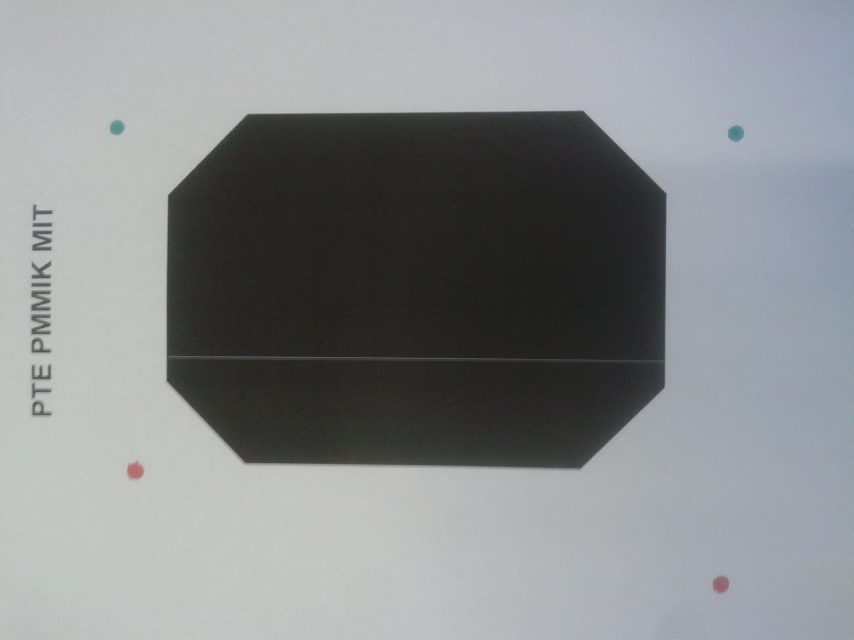
#> input picture imgproc/HF1/sample_f.jpg, 2560 x 1920 px (shown at 1/3 size)
$ python feladat2.py   (older library calls are emulated)
#> lines starting #> are read from the running program, lines starting #| are printed output that depends on the picture; after the words box and inside, x2 and y2 are one past the last pixel; in counts of white or black regions, pixels touching at a corner belong together
from PIL import Image
from scipy.ndimage import morphology
import matplotlib.pyplot as plt
import numpy as np

brightness = 30
contrast = 2.5

im_RGB = Image.open('sample_f.jpg')
#> im_RGB is the input picture: PIL image 2560x1920 RGB; mean R, G, B 136.8, 139.9, 141.3
im_gray = np.array(im_RGB.convert('L')) # szürkeárnyalatossá konvertálás
im_gray = np.uint8(np.maximum(0, np.minimum(255, contrast * im_gray + brightness))) # fényerő, kontraszt állításával kiemelem az alakzatot
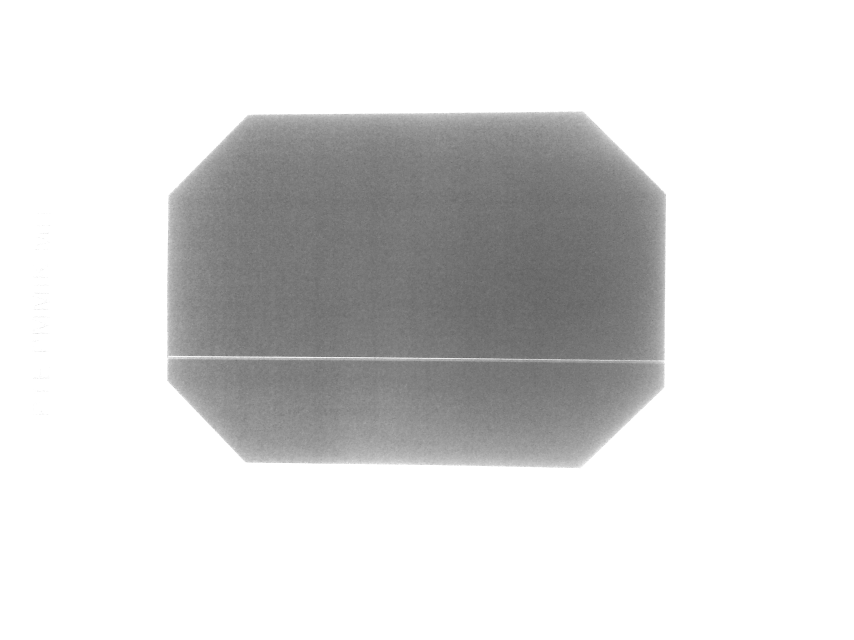
#> im_gray: shape (1920, 2560) (shown at 1/3 size); min 77, max 255, mean 219
plt.figure(), plt.xlabel('x'), plt.ylabel('y')
plt.hist(im_gray.flatten(), bins=10)

im_bin = 1 - (im_gray > 230) & (im_gray < 260) # hisztogram alapján küszöbérték állításával bináris kép létrehozása
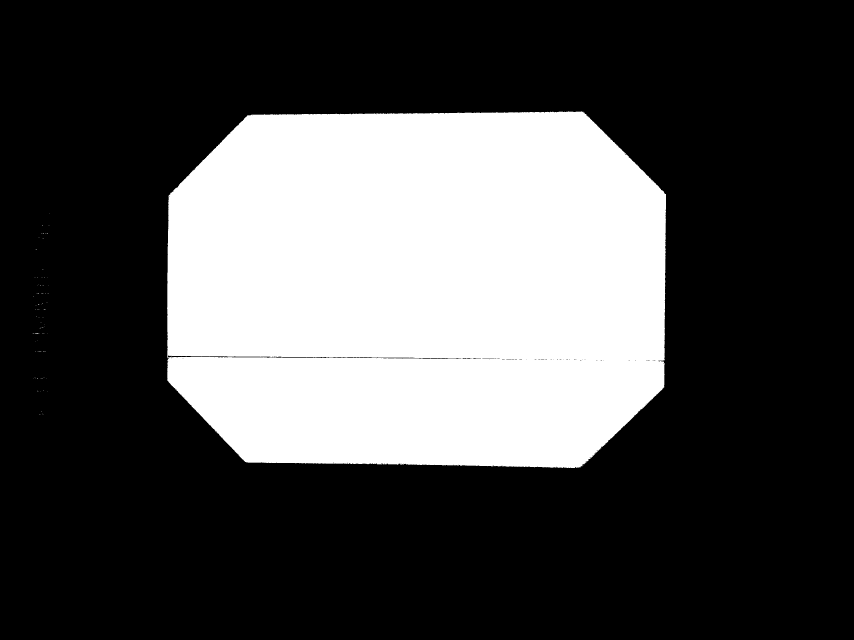
#> im_bin: shape (1920, 2560) int64 (shown at 1/3 size); values 0 (black) and 1 (white), 29.6% white; 82 white regions (81 under 20 px), largest, box (x1, y1, x2, y2) and area: (501, 334, 1998, 1404) 1453667
im_bin = morphology.binary_closing(im_bin, np.ones([5,5])) # alakzaton belüli pepper eltüntetése
#> im_bin: shape (1920, 2560) bool; 29.6% white; 63 white regions (61 under 20 px), largest, box (x1, y1, x2, y2) and area: (501, 334, 1998, 1404) 1456309, (98, 999, 120, 1001) 29
im_bin = morphology.binary_opening(im_bin, np.ones([5,5])) # alakzaton kívüli salt eltüntetése
#> im_bin: shape (1920, 2560) bool; 29.6% white; 1 white region, box (x1, y1, x2, y2) and area: (502, 335, 1998, 1404) 1456214

# középpont keresése
X, Y = im_RGB.size
#> X = 2560; Y = 1920
x_coords = []
y_coords = []
for x in range(X):
    for y in range(Y):
        if (im_bin[y][x] == True):
            x_coords.append(x)
            y_coords.append(y)
center_x = np.int(np.round(np.average(x_coords)))
#> center_x = 1252
center_y = np.int(np.round(np.average(y_coords)))
#> center_y = 867

print(f"Az alakzat középpontja: ({center_x}, {center_y}).")
#| Az alakzat középpontja: (1252, 867).
plt.figure()
plt.imshow(im_RGB)
plt.plot(center_x, center_y, "+")
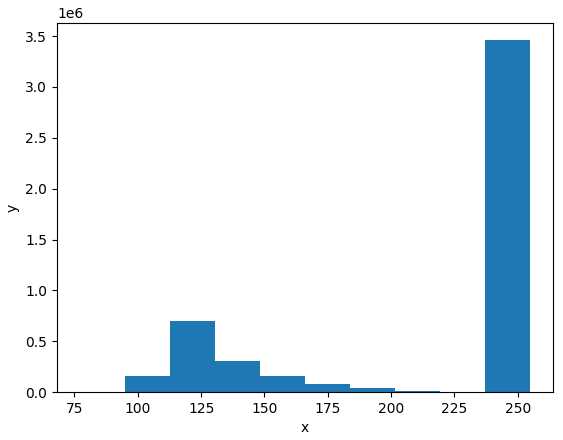
#> figure drawn by matplotlib, 1 panel; tallest bar 3459811 high, from x = 237.2 to 255
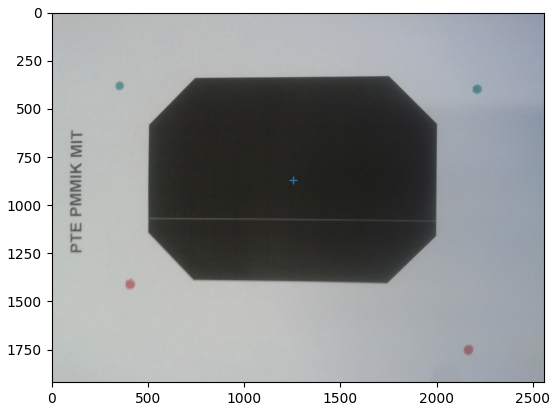
#> figure drawn by matplotlib, 1 panel
